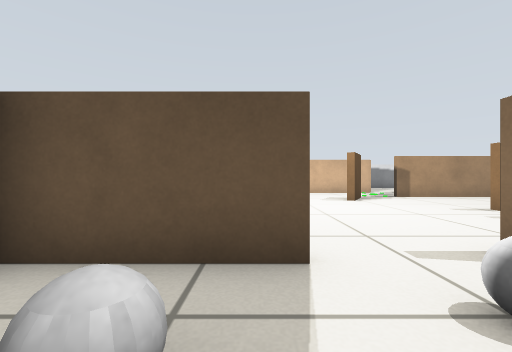
View 1 (above)

17 first-person views from a walk through a Gazebo world. The camera is 0.41 m above the floor, looks level and sees 90° across. The floor is counted in squares, 0.5 m on a side. Each view is taken from the middle of a square. On the plan, view 1 faces up. The plan holds only what a view shows up to about 10 squares ahead; the rest is blank. The robots in the file are not drawn.

View 2
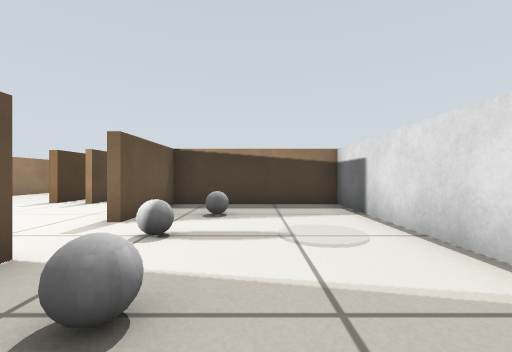

View 3
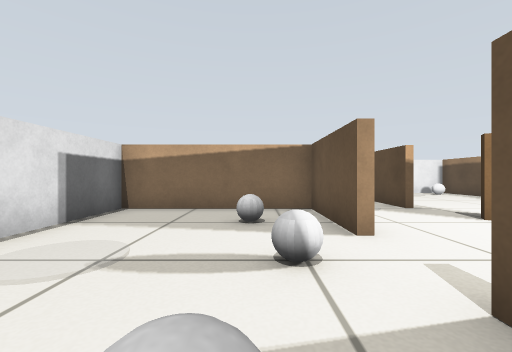

View 4
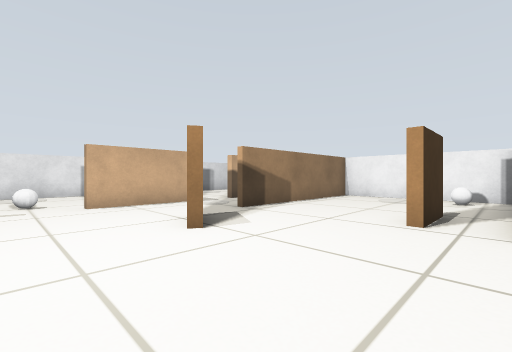

View 5
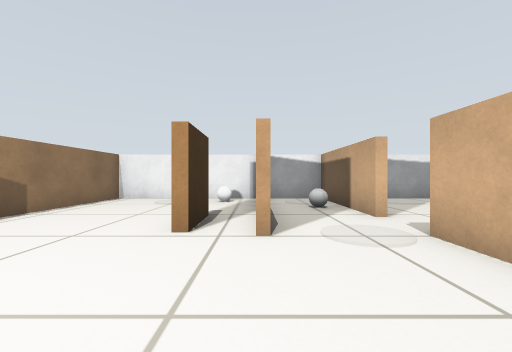

View 6
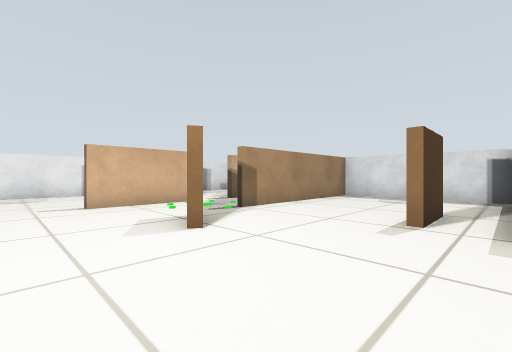

View 7
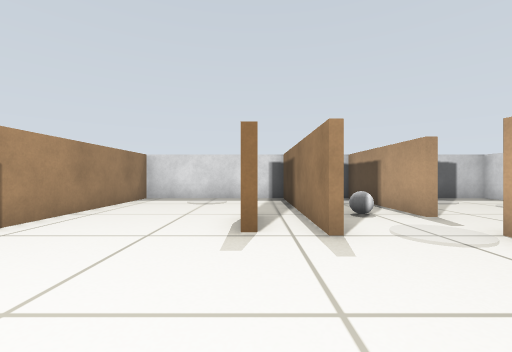

View 8
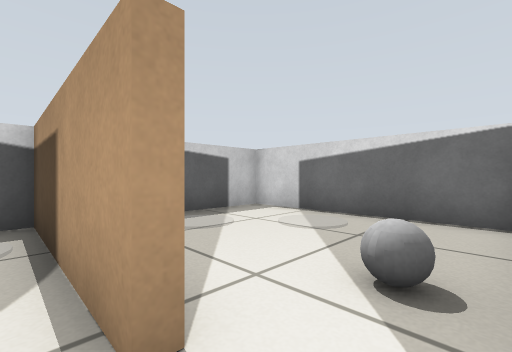

View 9
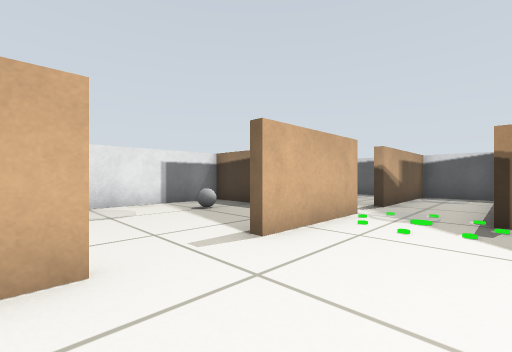

View 10
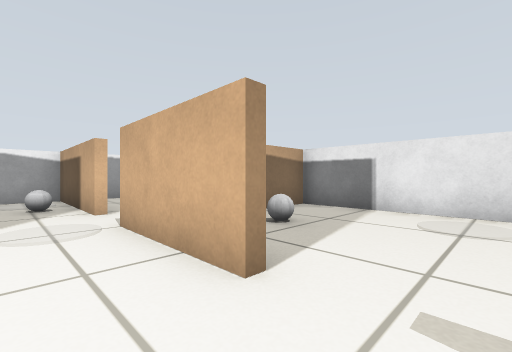

View 11
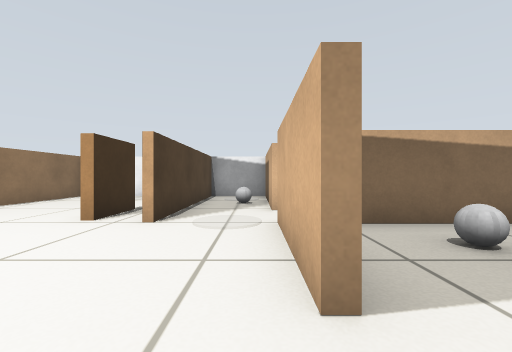

View 12
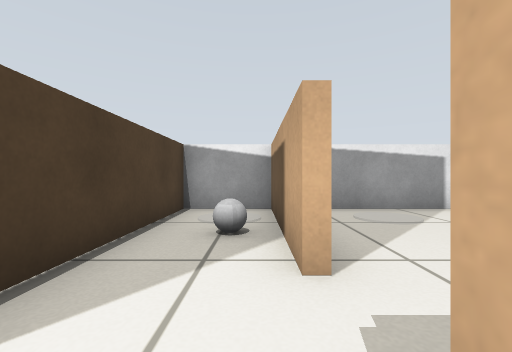

View 13
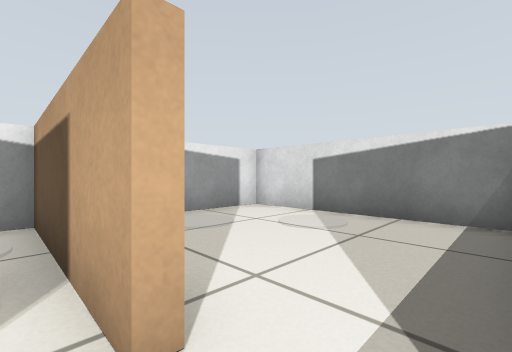

View 14
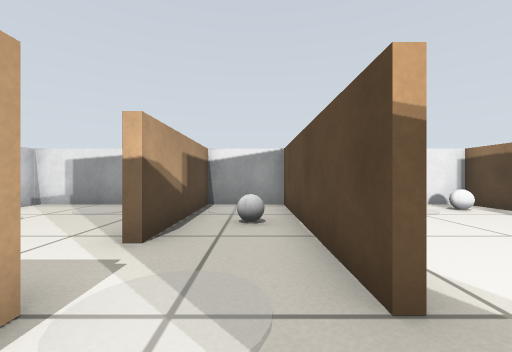

View 15
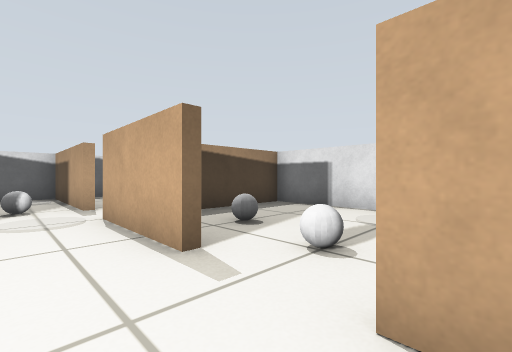

View 16
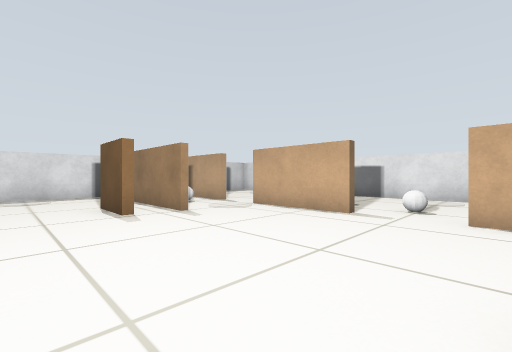

View 17
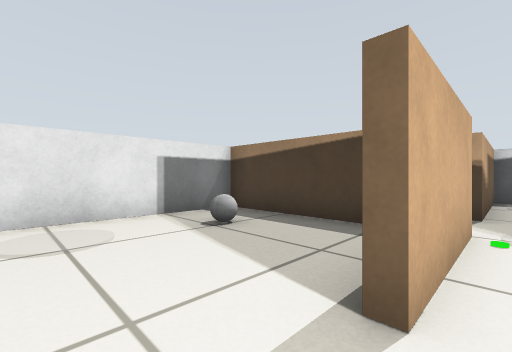

### Floor plan
Points are (right, up) in squares from view 1. A wall is a line through its corners. A room is listed if a view was taken in it or the views show most of it. See-through windows are left out.
Room 1 (views 1, 2, 3)
walls: (0.5, 2.4) (-2.4, 2.4) (-2.4, -2.4) (5.4, -2.4) (5.4, 2.4) (2.5, 2.4)
ways out: opening at (1.5, 3) to room 2
objects: grey ball (-1, 1); grey ball (1, 1) to (2, 1); grey ball (3, 1)
Room 2 (views 4, 5, 6, 7, 8, 9, 10, 11, 12, 13, 14, 15, 16, 17)
walls: (3.9, 9.5) (3.2, 8.4); (5.6, 6.2) (7.2, 6.2); (5.5, 5) (11.3, 5) (11.3, 10) (5.5, 10); (0.5, 12.4) (-2.5, 12.4); (6.2, 4.8) (5.5, 4.8); (2.5, 2.6) (5.5, 2.6); (5.5, 12.4) (2.5, 12.4); (-2.5, 2.6) (0.5, 2.6); (7, 2.6) (11.3, 2.6); (-4, 12.4) (-5.1, 12.4); (-7, 10) (-8.3, 10) (-8.3, 5) (-2.5, 5); (11.3, 10.4) (11.3, 12.4) (7.1, 12.4); (-6.6, 12.4) (-8.3, 12.4) (-8.3, 10.2) (-2.5, 10.2)
ways out: opening at (1.5, 3) to room 1; opening at (1.5, 13) to room 3; opening at (6, 3) to room 4; gap at (-4, 13) to room 5; opening at (-2, 4) to room 6; opening at (6.5, 13)
objects: grey ball (-7, 9); grey ball (-6, 12); grey ball (7, 4) to (8, 4)
Room 3 (no view inside)
walls: (5.4, 13.8) (5.4, 17.4) (-2.4, 17.4) (-2.4, 13.8)
ways out: opening at (1.5, 13) to room 2
objects: grey ball (-1, 15); grey ball (4, 16)
Room 4 (no view inside)
walls: (6, -2.4) (11.3, -2.4) (11.3, 1.5)
ways out: opening at (6, 3) to room 2
objects: grey ball (7, 1)
Room 5 (no view inside)
walls: (-3, 17.4) (-8.3, 17.4) (-8.3, 13.8)
ways out: gap at (-4, 13) to room 2
Room 6 (no view inside)
walls: (-2.5, 4.8) (-8.3, 4.8); (-7.9, 2.6) (-4, 2.6)
ways out: opening at (-2, 4) to room 2
objects: grey ball (-6, 4)

Positions as (right, up) in squares from view 1, and headings:
1: (0, 0), facing up
2: (-2, 0), facing right
3: (4, 1), facing left
4: (2, 10), facing down-left
5: (1, 10), facing left
6: (1, 5), facing up-right
7: (2, 6), facing right
8: (6, 3), facing down-right
9: (0, 10), facing up-right
10: (2, 11), facing up-left
11: (2, 12), facing left
12: (-2, 12), facing left
13: (-3, 12), facing up-left
14: (-1, 4), facing left
15: (0, 4), facing down-right
16: (0, 8), facing down-right
17: (1, 12), facing up-right
